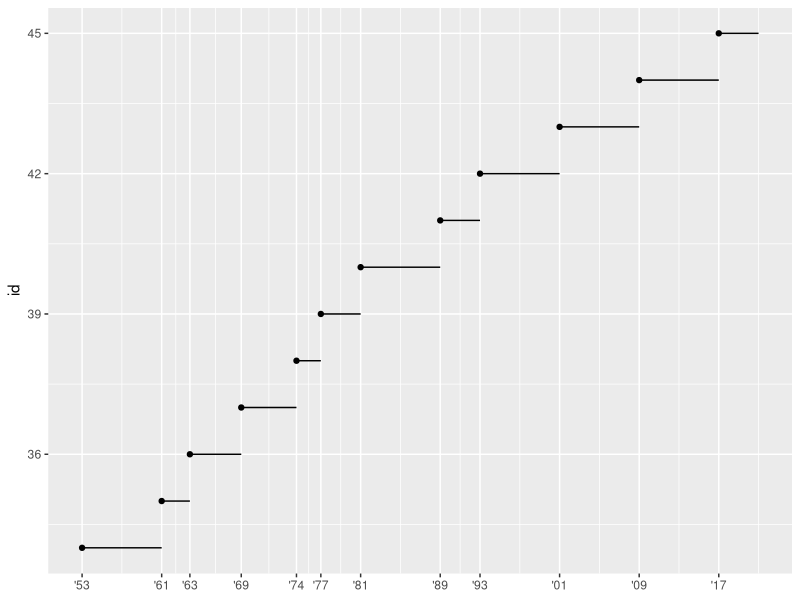
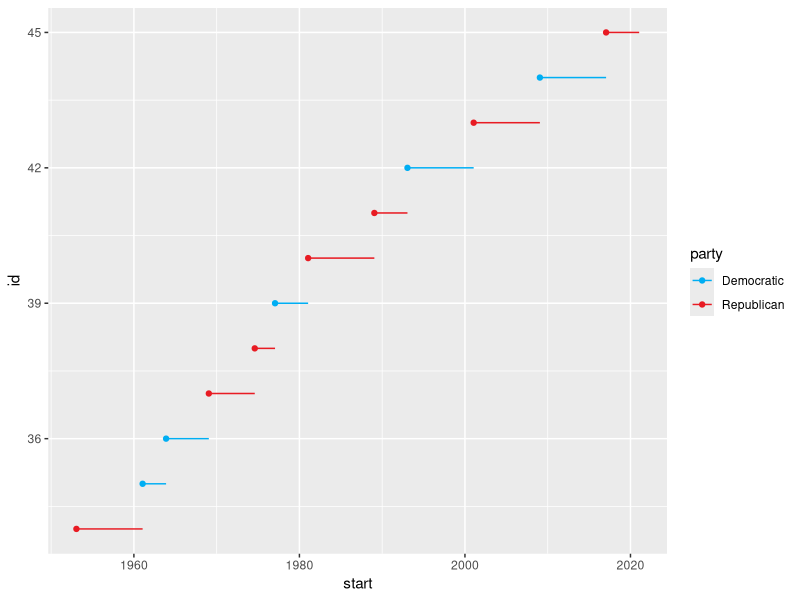
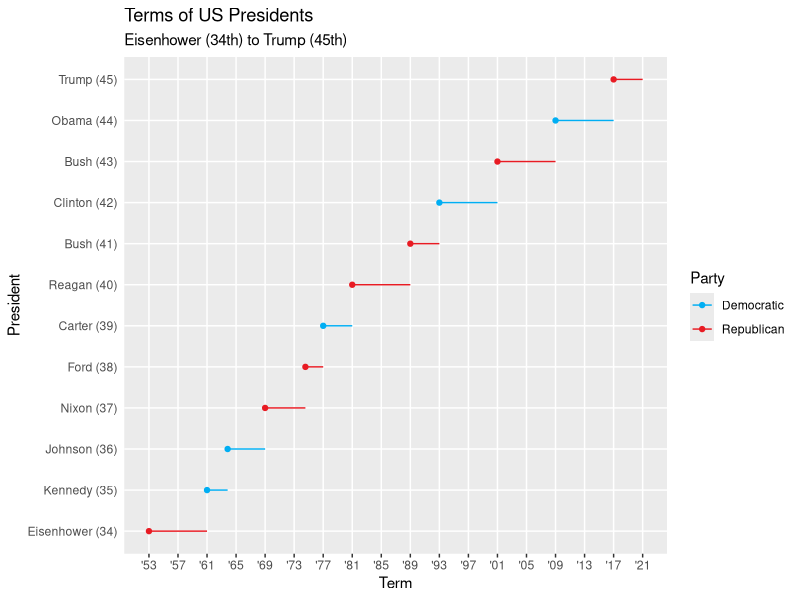

R code for these plots, in order:
## ---- chunk 1
library(tidyverse)

presidential |>
  mutate(id = 33 + row_number()) |>
  ggplot(aes(x = start, y = id)) +
  geom_point() +
  geom_segment(aes(xend = end, yend = id)) +
  scale_x_date(name = NULL, breaks = presidential$start, date_labels = "'%y")

presidential |>
  mutate(id = 33 + row_number()) |>
  ggplot(aes(x = start, y = id, color = party)) +
  geom_point() +
  geom_segment(aes(xend = end, yend = id)) +
  scale_color_manual(values = c(Republican = "#E81B23", Democratic = "#00AEF3"))
## ---- chunk 2
presidential <- presidential |>
  mutate(id = 33 + row_number())

ggplot(presidential, aes(x = start, y = id, color = party)) +
  geom_point() +
  geom_segment(aes(xend = end, yend = id)) +
  scale_color_manual(values = c(Republican = "#E81B23", Democratic = "#00AEF3")) +
  scale_x_date(
    name = "Term",
    breaks = seq(from = ymd("1953-01-20"), to = ymd("2021-01-20"), by = "4 years"),
    date_labels = "'%y"
  ) +
  scale_y_continuous(
    name = "President",
    breaks = 34:45,
    labels = paste0(presidential$name, " (", presidential$id, ")")
  ) +
  theme(
    panel.grid.minor = element_blank(),
    axis.ticks.y = element_blank()
  ) +
  theme(
    panel.grid.minor = element_blank(),
    axis.ticks.y = element_blank()
  ) +
  labs(
    x = "Term",
    y = "President",
    title = "Terms of US Presidents",
    subtitle = "Eisenhower (34th) to Trump (45th)",
    color = "Party"
  )
